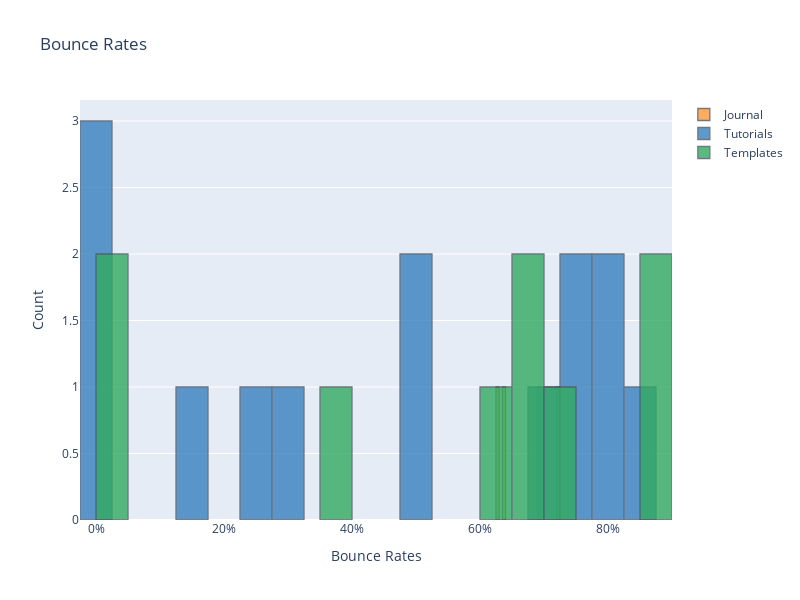

Here is the notebook cell this chart was saved with:
### Code cell
layout = cf.Layout(
    height = 600,
    width = 800,
    yaxis = dict(
        title = 'Count'),
    xaxis = dict(
        title = 'Bounce Rates',
        ticksuffix = '%'),
    title = 'Bounce Rates'
)

df3["Journal"]=df3[df3["Landing Page"]=="journal"]["Bounce Rate"]
df3["Tutorials"]=df3[df3["Landing Page"]=="tutorials"]["Bounce Rate"]
df3["Templates"]=df3[df3["Landing Page"]=="templates"]["Bounce Rate"]
df3[["Journal","Tutorials","Templates"]].iplot(asFigure=True,kind="histogram", bins=20, theme="white", title="Average Session Durations",
         xTitle='Session Durations', yTitle='Count', layout=layout)

### Figure 1 — Plotly figure (JSON) as saved in the notebook; plotly's stock layout.template omitted (floating-point values rounded to 4 significant figures)
{"data": [{"histfunc": "count", "histnorm": "", "marker": {"color": "rgba(255, 153, 51, 1.0)", "line": {"color": "#4D5663", "width": 1.3}}, "name": "Journal", "nbinsx": 20, "opacity": 0.8, "orientation": "v", "type": "histogram", "x": [69.01, null, 63.66, 62.8, null, null, null, null, null, null, null, null, null, null, null, null, null, null, 72.31, null, null, null, null, null, null, null, null, null, null, null, null, null, null, null]}, {"histfunc": "count", "histnorm": "", "marker": {"color": "rgba(55, 128, 191, 1.0)", "line": {"color": "#4D5663", "width": 1.3}}, "name": "Tutorials", "nbinsx": 20, "opacity": 0.8, "orientation": "v", "type": "histogram", "x": [null, 80.49, null, null, null, null, 74.44, null, 70.55, 26.67, null, 74.03, 31.25, 0, 51.61, 50, 83.95, null, null, 81.69, null, null, 16.67, 0, null, null, 0, null, null, null, null, null, null, null]}, {"histfunc": "count", "histnorm": "", "marker": {"color": "rgba(50, 171, 96, 1.0)", "line": {"color": "#4D5663", "width": 1.3}}, "name": "Templates", "nbinsx": 20, "opacity": 0.8, "orientation": "v", "type": "histogram", "x": [null, null, null, null, 74.93, 66.82, null, 86.25, null, null, 60.92, null, null, null, null, null, null, 37.5, null, null, 66.67, 86.96, null, null, 0, 0, null, null, null, null, null, null, null, null]}], "layout": {"barmode": "overlay", "height": 600, "title": {"text": "Bounce Rates"}, "width": 800, "xaxis": {"autorange": true, "range": [-2.5, 90], "ticksuffix": "%", "title": {"text": "Bounce Rates"}, "type": "linear"}, "yaxis": {"autorange": true, "range": [0, 3.158], "title": {"text": "Count"}}}}
